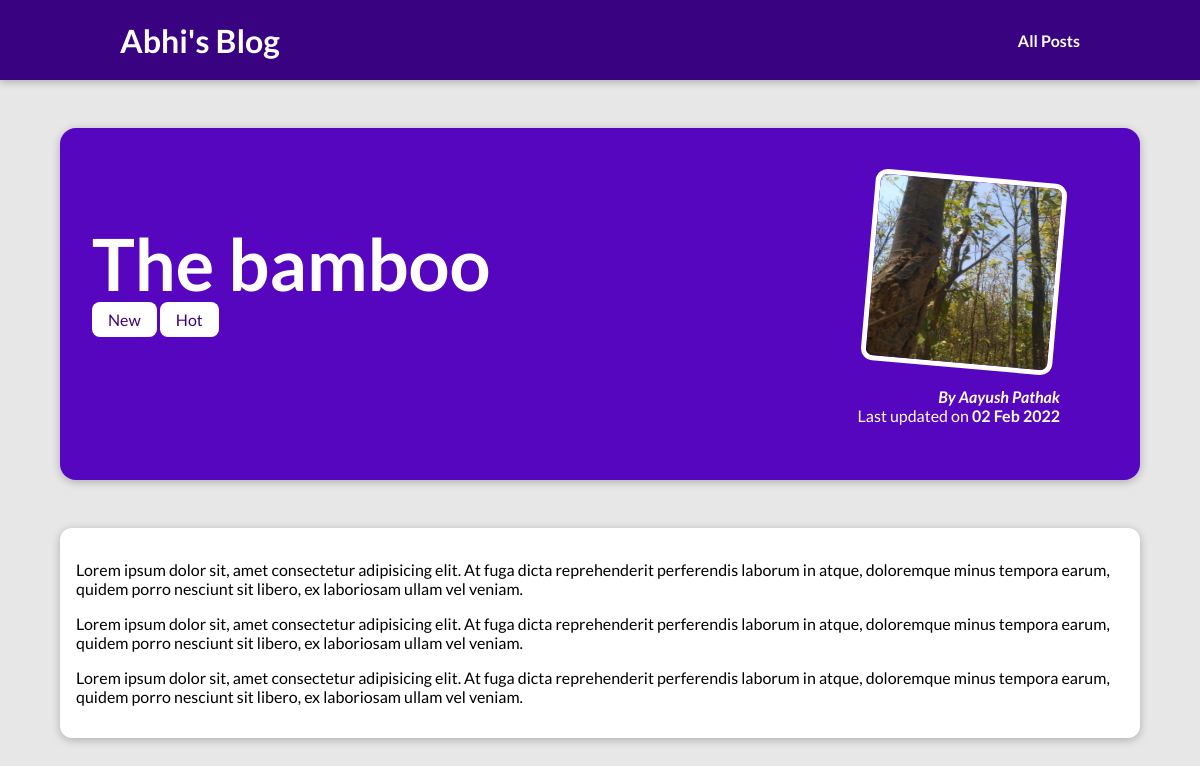
Page /posts/bamboo on the committed database.
### blog/models.py (models this page shows, shortened)
class Post(models.Model):
  title = models.CharField(max_length=150)
  excerpt = models.CharField(max_length=200)
  image_name = models.CharField(max_length=100)
  date = models.DateField(auto_now=True)
  slug = models.SlugField(unique=True)
  content = models.TextField(validators=[MinLengthValidator(10)])
  author = models.ForeignKey(Author, on_delete=models.SET_NULL, null=True, related_name='posts')
  tags = models.ManyToManyField(Tag)

class Tag(models.Model):
  caption = models.CharField(max_length=20)

class Author(models.Model):
  first_name = models.CharField(max_length=100)
  last_name = models.CharField(max_length=100)
  email_address = models.EmailField()
  def full_name(self):
    return f"{self.first_name} {self.last_name}"
  def __str__(self):
    return self.full_name()

### blog/views.py (the view)
# urls.py: path("posts/<slug:slug>", views.post_detail, name="post-detail-page") #/posts/my-first-post
def post_detail(request, slug):
    identified_post = get_object_or_404(Post, slug=slug)
    return render(request, "blog/post-detail.html",{
       "post": identified_post,
       "post_tags": identified_post.tags.all()
    })

### blog/templates/blog/post-detail.html (shortened to what this page needs)
{% extends "base.html" %}
{% load static %}
{% block css_files %}
  <link rel="stylesheet" href="{% static "blog/post-detail.css" %}"/>
{% endblock %}
{% block content %}
  <section id="summary">
    <h2>{{ post.title }}</h2>
    <div>
      {% for tag in post_tags %}
        <span class="tag">{{ tag.caption }}</span>
      {% endfor %}
    </div>
    <article>
      <img src="{% static "blog/images/"|add:post.image_name %}" alt="{{ post.title }}"/>
      <address>By <a href="mailto:{{ post.author.email_address}}">{{ post.author }}</a></address>
      <div>
        Last updated on <time>{{ post.date|date:"d M Y" }}</time>
      </div>
    </article>
  </section>
  <main>
   {{ post.content|linebreaks }}
  </main>
{% endblock %}

### templates/base.html (shortened to what this page needs)
{% load static %}
<!DOCTYPE html>
<html lang="en">
<head>
    <link rel="stylesheet" href="{% static "app.css" %}"/>
    {% block css_files %}{% endblock %}
</head>
<body>
    <header id="main-navigation">
      <h1><a href="{% url "starting-page" %}">Abhi's Blog</a></h1>
      <nav>
        <a href="{% url "posts-page" %}">All Posts</a>
      </nav>
    </header>
    {% block content %}
    {% endblock %}
</body>
</html>

### static/app.css (style rules this page uses)
* { box-sizing: border-box; }
html { font-family: 'Lato', sans-serif; }
body { margin: 0; }
h1, h2, h3 { font-family: 'Lato', sans-serif; font-weight: bold; }
#main-navigation { width: 100%; height: 5rem; display: flex; justify-content: space-between; align-items: center; padding: 0 10%; position: absolute; top: 0; left: 0; }
#main-navigation a { text-decoration: none; color: white; font-weight: bold; }

### blog/static/blog/post-detail.css (style rules this page uses)
body { background-color: #e7e7e7; }
#main-navigation { background-color: #390281; box-shadow: 0 2px 8px rgba(0, 0, 0, 0.25); }
#summary { margin: 8rem auto 3rem auto; padding: 2rem; width: 90%; max-width: 90rem; border-radius: 16px; background-color: #5706c0; position: relative; box-shadow: 0 2px 8px rgba(0, 0, 0, 0.25); height: 22rem; }
#summary h2 { color: white; font-size: 4.5rem; margin-bottom: 0.25rem; }
#summary article { position: absolute; top: 2rem; right: 3rem; padding: 1rem 2rem; border-radius: 12px; text-align: right; color: white; }
#summary article img { width: 12rem; height: 12rem; border-radius: 12px; transform: rotateZ(5deg); border: 5px solid white; margin-bottom: 1rem; }
#summary address { font-weight: bold; }
#summary a { color: white; text-decoration: none; }
#summary time { font-weight: bold; }
main { width: 90%; max-width: 90rem; margin: 3rem auto; background-color: white; padding: 1rem; border-radius: 12px; box-shadow: 0 2px 8px rgba(0, 0, 0, 0.25); }
.tag { background-color: white; color: #390281; padding: 0.5rem 1rem; border-radius: 8px; }

### rows in the picture
Post: title "The bamboo", image_name (picture), author "Aayush Pathak", date "02 Feb 2022", content "Lorem ipsum dolor sit, amet consectetur adipisicing elit. At fuga dicta reprehenderit perferendis laborum in atque, doloremque minus tempora earum, quidem porro nesciunt sit libero, ex laboriosam ullam vel veniam. Lorem ipsum dolor sit, amet consectetur adipisicing elit. At fuga dicta reprehenderit perferendis laborum in atque, doloremque minus tempora earum, quidem porro nesciunt sit libero, ex laboriosam ullam vel veniam. Lorem ipsum dolor sit, amet consectetur adipisicing elit. At fuga dicta reprehenderit perferendis laborum in atque, doloremque minus tempora earum, quidem porro nesciunt sit libero, ex laboriosam ullam vel veniam."
Tag: caption "New"
Tag: caption "Hot"
